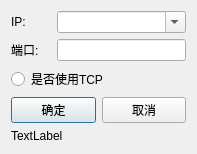
<?xml version="1.0" encoding="UTF-8"?>
<ui version="4.0">
 <class>SettingDlg</class>
 <widget class="QDialog" name="SettingDlg">
  <property name="geometry">
   <rect>
    <x>0</x>
    <y>0</y>
    <width>197</width>
    <height>129</height>
   </rect>
  </property>
  <property name="windowTitle">
   <string>设置</string>
  </property>
  <property name="windowIcon">
   <iconset>
    <normaloff>logo.ico</normaloff>logo.ico</iconset>
  </property>
  <layout class="QVBoxLayout" name="verticalLayout">
   <item>
    <layout class="QHBoxLayout" name="horizontalLayout">
     <item>
      <widget class="QLabel" name="label">
       <property name="minimumSize">
        <size>
         <width>40</width>
         <height>0</height>
        </size>
       </property>
       <property name="maximumSize">
        <size>
         <width>40</width>
         <height>16777215</height>
        </size>
       </property>
       <property name="text">
        <string>IP:</string>
       </property>
      </widget>
     </item>
     <item>
      <widget class="QComboBox" name="ipList">
       <property name="minimumSize">
        <size>
         <width>100</width>
         <height>0</height>
        </size>
       </property>
       <property name="editable">
        <bool>true</bool>
       </property>
      </widget>
     </item>
    </layout>
   </item>
   <item>
    <layout class="QHBoxLayout" name="horizontalLayout_2">
     <item>
      <widget class="QLabel" name="label_2">
       <property name="minimumSize">
        <size>
         <width>40</width>
         <height>0</height>
        </size>
       </property>
       <property name="maximumSize">
        <size>
         <width>40</width>
         <height>16777215</height>
        </size>
       </property>
       <property name="text">
        <string>端口:</string>
       </property>
      </widget>
     </item>
     <item>
      <widget class="QLineEdit" name="portLineEdit">
       <property name="minimumSize">
        <size>
         <width>100</width>
         <height>0</height>
        </size>
       </property>
      </widget>
     </item>
    </layout>
   </item>
   <item>
    <widget class="QRadioButton" name="TCPSwitchRadio">
     <property name="text">
      <string>是否使用TCP</string>
     </property>
    </widget>
   </item>
   <item>
    <layout class="QHBoxLayout" name="horizontalLayout_3">
     <item>
      <widget class="QPushButton" name="okBtn">
       <property name="text">
        <string>确定</string>
       </property>
      </widget>
     </item>
     <item>
      <widget class="QPushButton" name="cancelBtn">
       <property name="text">
        <string>取消</string>
       </property>
      </widget>
     </item>
    </layout>
   </item>
   <item>
    <widget class="QLabel" name="versionLabel">
     <property name="text">
      <string>TextLabel</string>
     </property>
    </widget>
   </item>
  </layout>
 </widget>
 <resources/>
 <connections/>
</ui>
